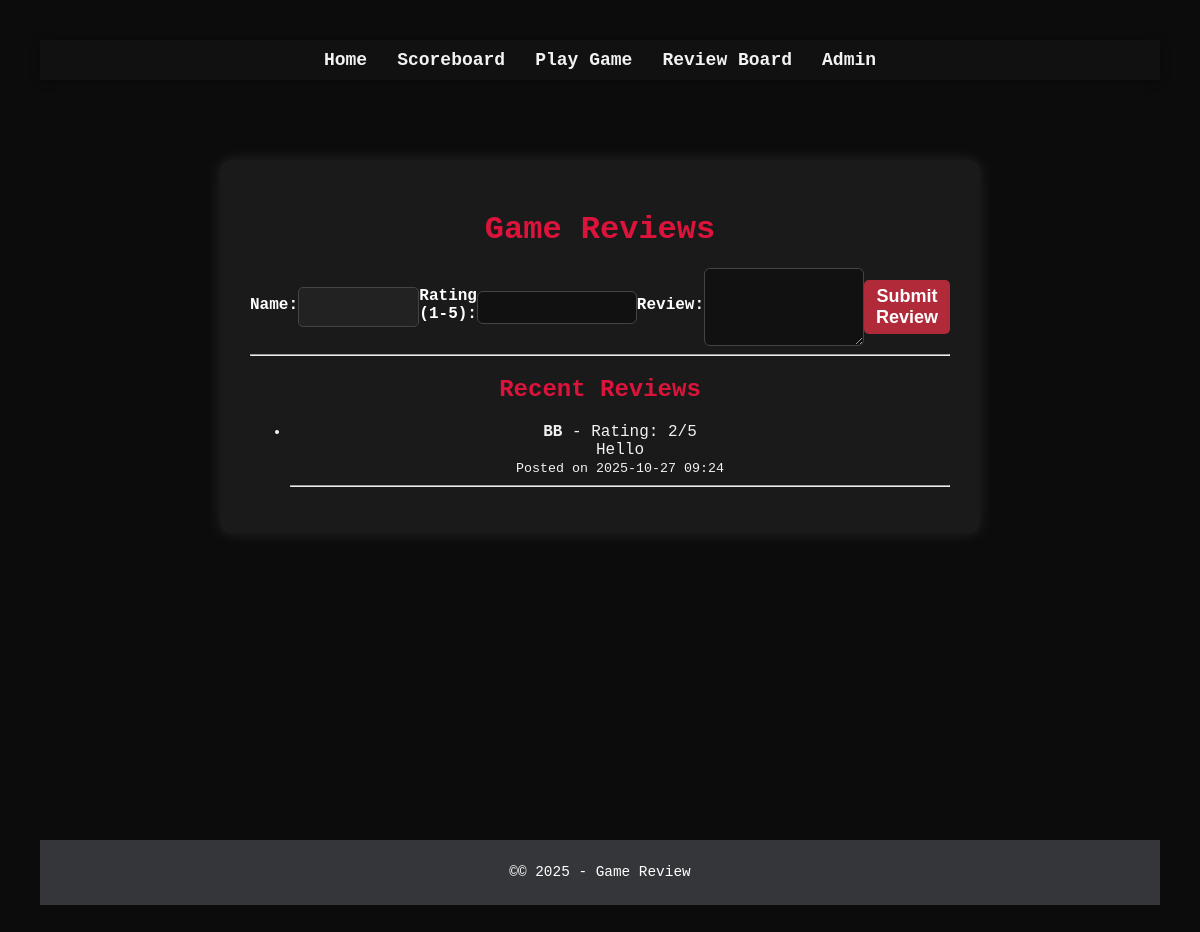
Screenshot of /review_board with the database file from the repository.
### app.py (models this page shows)
class GameReview(db.Model):
    id = db.Column(db.Integer, primary_key=True)
    player_name2 = db.Column(db.String(100), nullable=False)
    rating = db.Column(db.Integer, nullable=False)
    review_text = db.Column(db.Text, nullable=False)
    date_submitted = db.Column(db.DateTime, default=datetime.now(timezone.utc))

### app.py (the view, shortened to what this page needs)
@app.route('/review_board', methods=['GET', 'POST'])
def review_board():
    reviews = GameReview.query.order_by(GameReview.date_submitted.desc()).all()
    return render_template('review_board.html', reviews=reviews)

### templates/review_board.html (shortened to what this page needs)
{% extends "base.html" %}
{% block content %}
<div class="container">
    <h1>Game Reviews</h1>
    <form method="POST" class="review-form">
        <label for="player_name2">Name:</label><br>
        <input type="text" id="player_name2" name="player_name" required>
        <label for="rating">Rating (1-5):</label><br>
        <input type="number" id="rating" name="rating" min="1" max="5" required>
        <label for="review_text">Review:</label><br>
        <textarea id="review_text" name="review_text" rows="4" required></textarea>
        <button type="submit" class="btn">Submit Review</button>
    </form>
    <hr>
    <h2>Recent Reviews</h2>
    {% if reviews %}
        <ul class="review-list">
            {% for review in reviews %}
                <li>
                    <strong>{{ review.player_name2 }}</strong> - Rating: {{ review.rating }}/5<br>
                    {{ review.review_text }}<br>
                    <small>Posted on {{ review.date_submitted.strftime('%Y-%m-%d %H:%M') }}</small>
                </li>
                <hr>
            {% endfor %}
        </ul>
    {% else %}
        <p>No reviews yet. Be the first to review!</p>
    {% endif %}
</div>
{% endblock %}

### static/style.css (style rules this page uses)
body { background-color: #0c0c0c; color: #f2f2f2; font-family: Consolas, monospace; padding: 40px; }
.container { max-width: 700px; margin: 0 auto; background: #1a1a1a; padding: 30px; border-radius: 10px; box-shadow: 0 0 15px rgba(255, 255, 255, 0.1); }
h2 { color: crimson; text-align: center; }
form { display: flex; justify-content: space-between; align-items: center; margin-top: 20px; }
input[type="text"] { background-color: #222; color: #fff; border: 1px solid #444; padding: 10px; border-radius: 5px; width: 70%; font-size: 16px; }
button { padding: 10px 20px; background: crimson; border: none; color: #fff; border-radius: 5px; font-weight: bold; cursor: pointer; transition: background 0.3s; }
.container { max-width: 700px; margin: 40px auto; background: #1a1a1a; padding: 30px; border-radius: 10px; color: #f2f2f2; box-shadow: 0 0 15px rgba(255, 255, 255, 0.1); text-align: center; }
h1 { color: crimson; margin-bottom: 20px; }
body { margin: 0; font-family: "Consolas", monospace; background-color: #0c0c0c; color: #f2f2f2; }
button { padding: 12px 24px; background: crimson; border: none; color: white; border-radius: 6px; font-size: 18px; font-weight: bold; cursor: pointer; transition: background 0.3s, transform 0.1s; }
.btn, .btn-small { background-color: #b12a3a; color: white; padding: 6px 12px; border: none; border-radius: 5px; cursor: pointer; text-decoration: none; }
label { display: block; font-weight: bold; margin-bottom: 5px; color: #fff; }
input, textarea { width: 100%; padding: 8px; border: 1px solid #444; border-radius: 6px; background-color: #111; color: #ddd; }

### rows the page displays
GameReview: player_name2 "BB", rating "2", review_text "Hello", date_submitted "2025-10-27 09:24"
